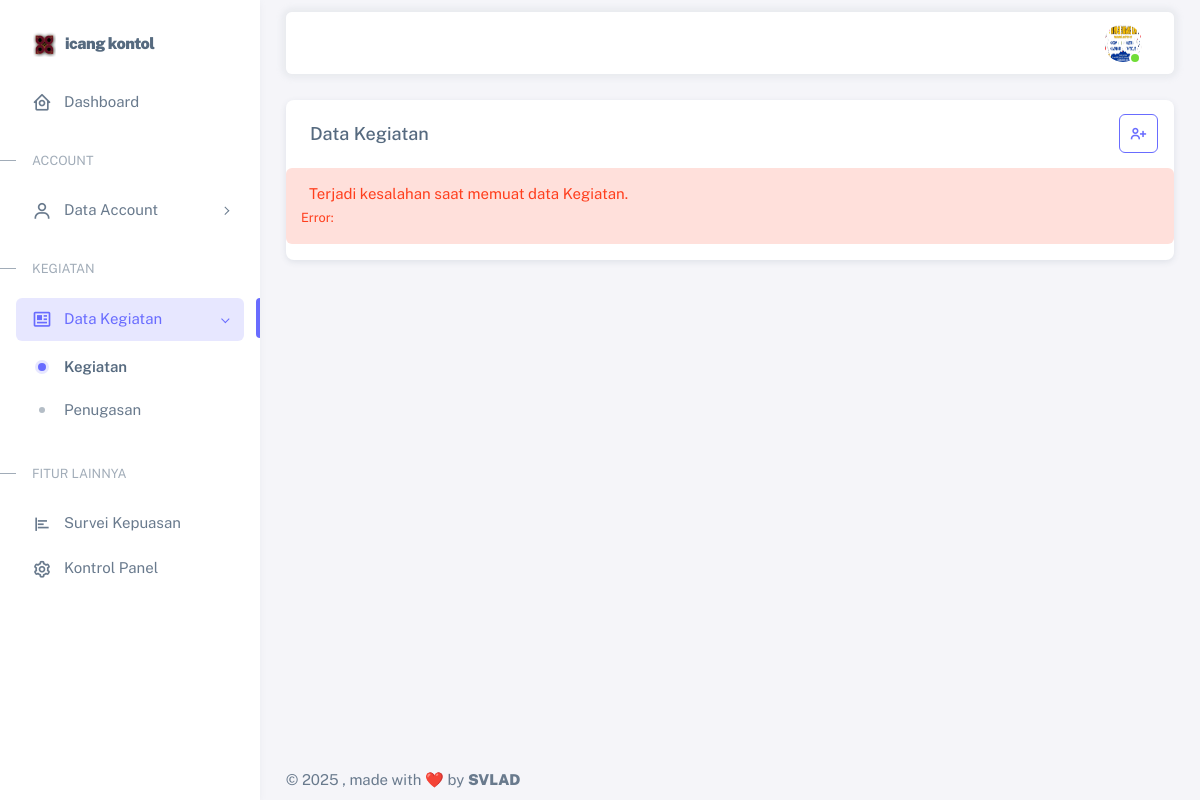
Page /dashboard/admin/kegiatan.php (signed in) on the committed database.
### tables this page shows
CREATE TABLE `tb_appsetting` (
  `id_appsetting` bigint(11) NOT NULL,
  `name` varchar(255) NOT NULL,
  `logo` text DEFAULT NULL,
  `name_header` varchar(255) DEFAULT NULL,
  `description_header` varchar(255) DEFAULT NULL,
  `background_header` text DEFAULT NULL,
  `video_header` text DEFAULT NULL
);

CREATE TABLE `tb_user` (
  `id` int(11) NOT NULL,
  `nama` varchar(255) NOT NULL,
  `email` varchar(255) NOT NULL,
  `nohp` varchar(20) NOT NULL,
  `role` enum('admin','petugas','staf acara') NOT NULL DEFAULT 'petugas',
  `password` varchar(255) NOT NULL,
  `photo_profile` varchar(500) DEFAULT NULL,
  `created_at` timestamp NOT NULL DEFAULT current_timestamp(),
  `updated_at` timestamp NULL DEFAULT current_timestamp() ON UPDATE current_timestamp()
);

### dashboard/admin/controller/KegiatanController.php (called while the page is built, shortened)
<?php
function getAppSetting($pdo)
{
    try {
        $sql = "SELECT * FROM tb_appsetting ORDER BY id_appsetting DESC LIMIT 1";
        $stmt = $pdo->prepare($sql);
        $stmt->execute();
        $result = $stmt->fetch(PDO::FETCH_ASSOC);
        return $result;
    } catch (Exception $e) {
        return [
            'id_appsetting' => 0,
            'name' => 'Sumbar Protokol INTEGRETED',
            'logo' => 'favicon.ico'
        ];
    }
}
?>

### dashboard/admin/kegiatan.php (the view, shortened to what this page needs)
<?php
include '../../db/koneksi.php';
include 'controller/KegiatanController.php';
$appSetting = getAppSetting($pdo);
?>
<!DOCTYPE html>
<html lang="en" class="light-style layout-menu-fixed" dir="ltr" data-theme="theme-default" data-assets-path="assets/"
    data-template="vertical-menu-template-free">
<head>
    <link rel="stylesheet" href="assets/vendor/fonts/boxicons.css" />
    <link rel="stylesheet" href="assets/vendor/css/core.css" class="template-customizer-core-css" />
    <link rel="stylesheet" href="assets/vendor/css/theme-default.css" class="template-customizer-theme-css" />
    <link rel="stylesheet" href="assets/css/demo.css" />
    <link rel="stylesheet" href="assets/vendor/libs/perfect-scrollbar/perfect-scrollbar.css" />
    <link rel="stylesheet" href="assets/vendor/libs/apex-charts/apex-charts.css" />
    <link rel="stylesheet" href="https://cdn.datatables.net/2.1.8/css/dataTables.bootstrap5.min.css" />
    <link rel="stylesheet" href="https://cdn.datatables.net/responsive/3.0.3/css/responsive.bootstrap5.min.css" />
    <link href="https://cdnjs.cloudflare.com/ajax/libs/limonte-sweetalert2/11.7.32/sweetalert2.min.css"
        rel="stylesheet">
</head>
<body>
    <div class="layout-wrapper layout-content-navbar">
        <div class="layout-container">
            <?php include 'components/menu.php'; ?>
            <div class="layout-page">
                <?php include 'components/navbar.php'; ?>
                <div class="content-wrapper">
                    <div class="container-xxl flex-grow-1 container-p-y">
                        <div class="card">
                            <div class="d-flex justify-content-between align-items-center">
                                <h5 class="card-header">Data Kegiatan</h5>
                                <button type="button" class="btn btn-icon btn-outline-primary me-3 add-kegiatan-btn"
                                    data-bs-toggle="modal" data-bs-target="#addModal">
                                    <span class="tf-icons bx bx-user-plus bx-22px"></span>
                                </button>
                            </div>
                            <div class="data-container card-datatable table-responsive pt-0">
                            </div>
                        </div>
                    </div>
                    <?php include 'components/footer.php'; ?>
                </div>
            </div>
        </div>
    </div>
</body>
</html>

### dashboard/admin/components/menu.php (shortened to what this page needs)
<?php
$current_page = basename($_SERVER['PHP_SELF']);
?>
<aside id="layout-menu" class="layout-menu menu-vertical menu bg-menu-theme">
    <div class="app-brand demo">
        <a href="index.php" class="app-brand-link">
            <span class="app-brand-logo demo">
                <?php if (!empty($appSetting['logo']) && $appSetting['logo'] !== 'favicon.ico'): ?>
                    <img src="../../assets/img/favicon/<?php echo htmlspecialchars($appSetting['logo']); ?>" alt="Logo"
                        width="25" height="25" style="object-fit: contain;">
                <?php endif; ?>
            </span>
            <span class="app-brand-text demo menu-text fw-bolder ms-2" id="appBrandText"
                title="<?php echo htmlspecialchars($appSetting['name']); ?>">
                <?php echo htmlspecialchars($appSetting['name']); ?>
            </span>
        </a>
    </div>
    <ul class="menu-inner py-1">
        <li class="menu-item <?php echo ($current_page == 'index.php') ? 'active' : ''; ?>">
            <a href="index.php" class="menu-link">
                <i class="menu-icon tf-icons bx bx-home-circle"></i>
                <div data-i18n="Analytics">Dashboard</div>
            </a>
        </li>
        <li class="menu-header small text-uppercase">
            <span class="menu-header-text">Account</span>
        </li>
        <li class="menu-item <?= in_array($current_page, ['admin.php', 'petugas.php']) ? 'active open' : '' ?>">
            <a href="javascript:void(0);" class="menu-link menu-toggle">
                <i class="menu-icon tf-icons bx bx-user"></i>
                <div data-i18n="Account Settings">Data Account</div>
            </a>
        </li>
        <li class="menu-header small text-uppercase">
            <span class="menu-header-text">Kegiatan</span>
        </li>
        <li class="menu-item <?= in_array($current_page, ['kegiatan.php', 'penugasan.php']) ? 'active open' : '' ?>">
            <a href="javascript:void(0);" class="menu-link menu-toggle">
                <i class="menu-icon tf-icons bx bx-news"></i>
                <div data-i18n="Data Kegiatan">Data Kegiatan</div>
            </a>
            <ul class="menu-sub">
                <li class="menu-item <?= $current_page == 'kegiatan.php' ? 'active' : '' ?>">
                    <a href="kegiatan.php" class="menu-link">
                        <div data-i18n="kegiatan.php">Kegiatan</div>
                    </a>
                </li>
                <li class="menu-item <?= $current_page == 'penugasan.php' ? 'active' : '' ?>">
                    <a href="penugasan.php" class="menu-link">
                        <div data-i18n="penugasan.php">Penugasan</div>
                    </a>
                </li>
            </ul>
        </li>
        <li class="menu-header small text-uppercase">
            <span class="menu-header-text">Fitur Lainnya</span>
        </li>
        <li class="menu-item <?php echo ($current_page == 'surveiKepuasan.php') ? 'active' : ''; ?>">
            <a href="surveiKepuasan.php" class="menu-link">
                <i class="menu-icon tf-icons bx bx-poll"></i>
                <div data-i18n="surveiKepuasan.php">Survei Kepuasan</div>
            </a>
        </li>
        <li class="menu-item <?php echo ($current_page == 'kontrolPanel.php') ? 'active' : ''; ?>">
            <a href="kontrolPanel.php" class="menu-link">
                <i class="menu-icon tf-icons bx bx-cog"></i>
                <div data-i18n="kontrolPanel.php">Kontrol Panel</div>
            </a>
        </li>
    </ul>
</aside>

### dashboard/admin/components/navbar.php (shortened to what this page needs)
<?php
$user_id = $_SESSION['user_id'];
$query = "SELECT * FROM tb_user WHERE id = ?";
$stmt = $pdo->prepare($query);
$stmt->execute([$user_id]);
$user_data = $stmt->fetch(PDO::FETCH_ASSOC);
$photo_profile = !empty($user_data['photo_profile']) ? $user_data['photo_profile'] : '../../assets/img/avatars/1.png';
?>
<nav class="layout-navbar container-xxl navbar navbar-expand-xl navbar-detached align-items-center bg-navbar-theme"
    id="layout-navbar">
    <div class="navbar-nav-right d-flex align-items-center" id="navbar-collapse">
        <ul class="navbar-nav flex-row align-items-center ms-auto">
            <li class="nav-item navbar-dropdown dropdown-user dropdown">
                <a class="nav-link dropdown-toggle hide-arrow" href="javascript:void(0);" data-bs-toggle="dropdown">
                    <div class="avatar avatar-online">
                        <img src="../../assets/img/avatars/<?php echo htmlspecialchars($photo_profile); ?>"
                            alt="Profile" class="rounded-circle" />
                    </div>
                </a>
            </li>
        </ul>
    </div>
</nav>

### dashboard/admin/assets/css/demo.css (style rules this page uses)
.menu .app-brand.demo { height: 64px; margin-top: 12px; }
.app-brand-text.demo { font-size: 1.75rem; letter-spacing: -0.5px; text-transform: lowercase; }

### dashboard/admin/components/menu.php (style rules this page uses)
.app-brand-text { max-width: 200px; white-space: nowrap; overflow: hidden; text-overflow: ellipsis; transition: font-size 0.3s ease; }
.app-brand-text.text-base { font-size: 1rem !important; }

### rows in the picture
tb_appsetting: logo (picture), name "icang kontol"
tb_user: photo_profile (picture)
